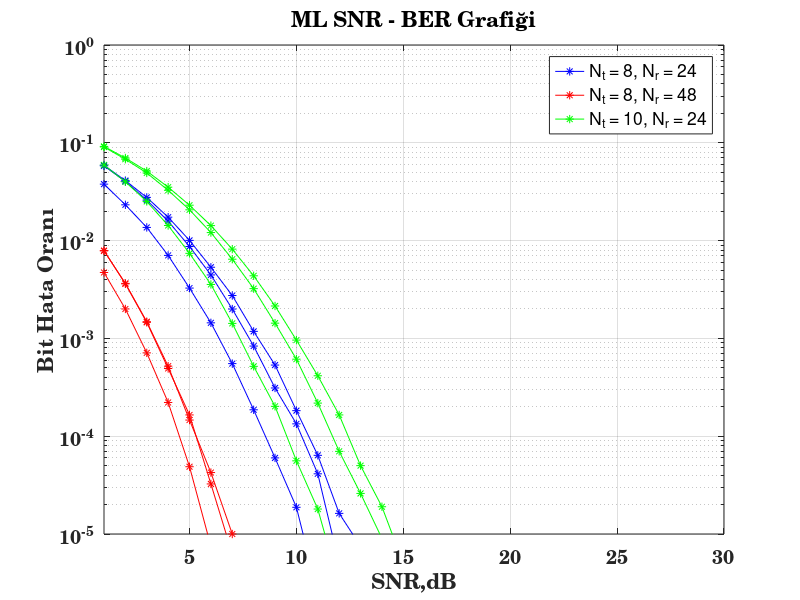

Write the MATLAB code that produced this figure. (Note: this script raises an error after producing the figure.)
clc
clear all
close all

SNR_dB = 1:30; 


%% ZF
clc
clear all
close all

SNR_dB = 1:30; 

%ZF 6x10 anten sayili sonuc:
bit_hata_orani1 = load('ZF_8x24_ber.mat')
bit_hata_orani1 = bit_hata_orani1.bit_hata_orani

% ZF 8x24 anten sayili sonuc:
bit_hata_orani2 = load('ZF_8x48_ber.mat')
bit_hata_orani2 = bit_hata_orani2.bit_hata_orani

%ZF 6x30 anten sayili sonuc:
bit_hata_orani3 = load('ZF_10x24_ber.mat')
bit_hata_orani3 = bit_hata_orani3.bit_hata_orani


semilogy(SNR_dB, bit_hata_orani1, '-b*');
hold on

semilogy(SNR_dB, bit_hata_orani2, '-r*');
hold on

semilogy(SNR_dB, bit_hata_orani3, '-g*');

axis([min(SNR_dB) max(SNR_dB) 10^(-5) 1]);

title('ZF SNR - BER Grafiği')
legend('N_t = 8, N_r = 24', 'N_t = 8, N_r = 48', 'N_t = 10, N_r = 24');
grid on
hold on
xlabel('SNR,dB')
ylabel('Bit Hata Oranı')
set(gca, 'FontName', 'Century')
set(gca,'FontSize',14)
set(gca,'FontWeight','bold')
%% MMSE
clc
clear all
close all

SNR_dB = 1:30; 

%ZF 6x10 anten sayili sonuc:
bit_hata_orani1 = load('MMSE_8x24_ber.mat')
bit_hata_orani1 = bit_hata_orani1.bit_hata_orani

% ZF 8x24 anten sayili sonuc:
bit_hata_orani2 = load('MMSE_8x48_ber.mat')
bit_hata_orani2 = bit_hata_orani2.bit_hata_orani

%ZF 6x30 anten sayili sonuc:
bit_hata_orani3 = load('MMSE_10x24_ber.mat')
bit_hata_orani3 = bit_hata_orani3.bit_hata_orani


semilogy(SNR_dB, bit_hata_orani1, '-b*');
hold on

semilogy(SNR_dB, bit_hata_orani2, '-r*');
hold on

semilogy(SNR_dB, bit_hata_orani3, '-g*');

axis([min(SNR_dB) max(SNR_dB) 10^(-5) 1]);

title('MMSE SNR - BER Grafiği')
legend('N_t = 8, N_r = 24', 'N_t = 8, N_r = 48', 'N_t = 10, N_r = 24');
grid on
hold on
xlabel('SNR,dB')
ylabel('Bit Hata Oranı')
set(gca, 'FontName', 'Century')
set(gca,'FontSize',14)
set(gca,'FontWeight','bold')


%% ML
clc
clear all
close all

SNR_dB = 1:30; 


%ZF 6x10 anten sayili sonuc:
bit_hata_orani1 = load('ML_8x24_ber.mat')
bit_hata_orani1 = bit_hata_orani1.bit_hata_orani

%ZF 6x30 anten sayili sonuc:
bit_hata_orani2 = load('ML_8x48_ber.mat')
bit_hata_orani2 = bit_hata_orani2.bit_hata_orani


% ZF 8x24 anten sayili sonuc:
bit_hata_orani3 = load('ML_10x24_ber.mat')
bit_hata_orani3 = bit_hata_orani3.bit_hata_orani
semilogy(SNR_dB, bit_hata_orani1, '-b*');
hold on

semilogy(SNR_dB, bit_hata_orani2, '-r*');
hold on

semilogy(SNR_dB, bit_hata_orani3, '-g*');

axis([min(SNR_dB) max(SNR_dB) 10^(-5) 1]);

title('ML SNR - BER Grafiği')
legend('N_t = 8, N_r = 24', 'N_t = 8, N_r = 48', 'N_t = 10, N_r = 24');
grid on
hold on
xlabel('SNR,dB')
ylabel('Bit Hata Oranı')
set(gca, 'FontName', 'Century')
set(gca,'FontSize',14)
set(gca,'FontWeight','bold')

%% LOSS
e = readtable("loss_20x30.xltx");

plot(loss20x2(1,:))
set(gca, 'FontName', 'Century')
set(gca,'FontSize',14)
set(gca,'FontWeight','bold')

xlabel('İterasyon Sayısı')
ylabel('Kayıp')